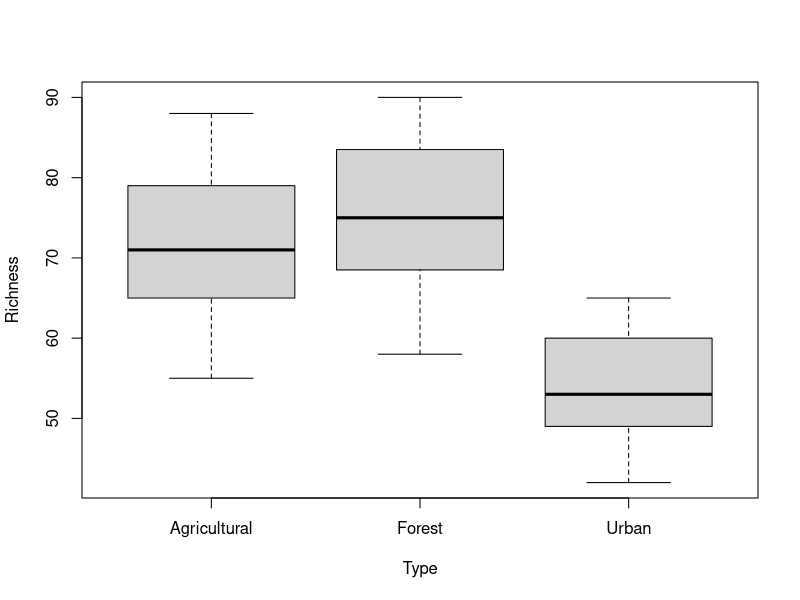
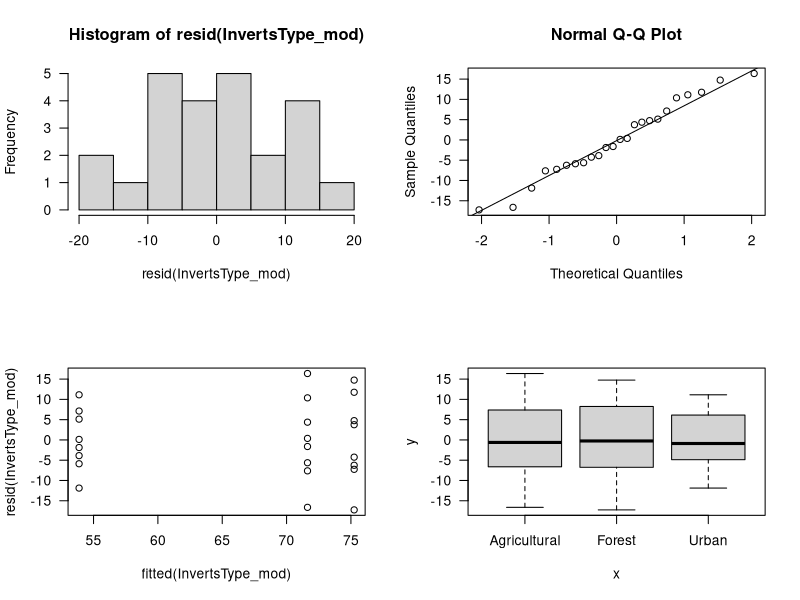
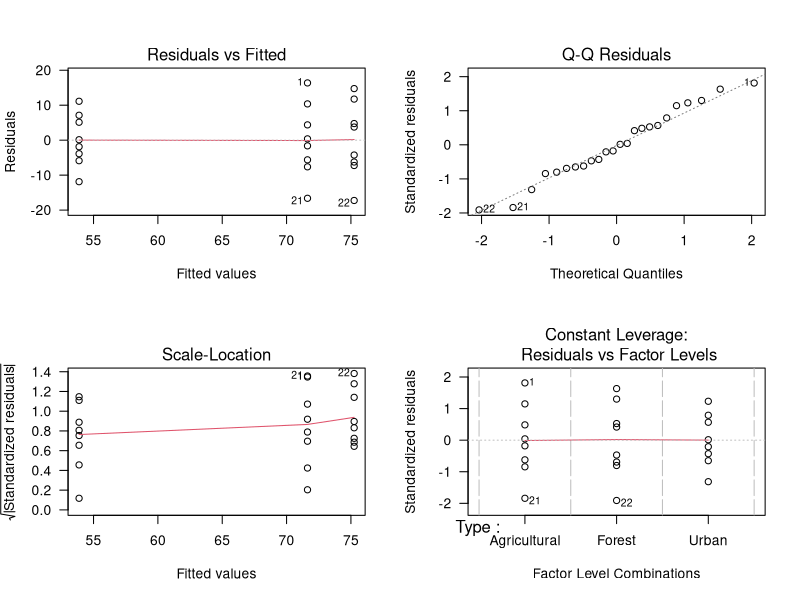
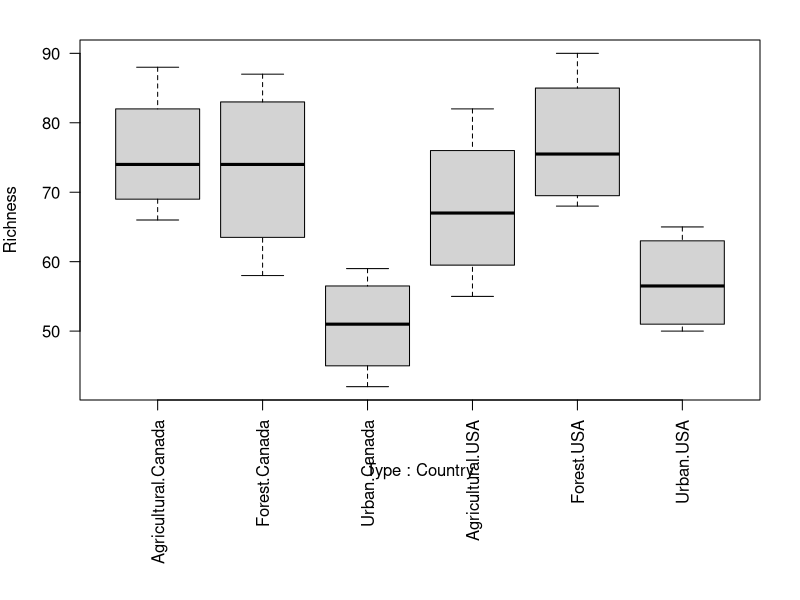
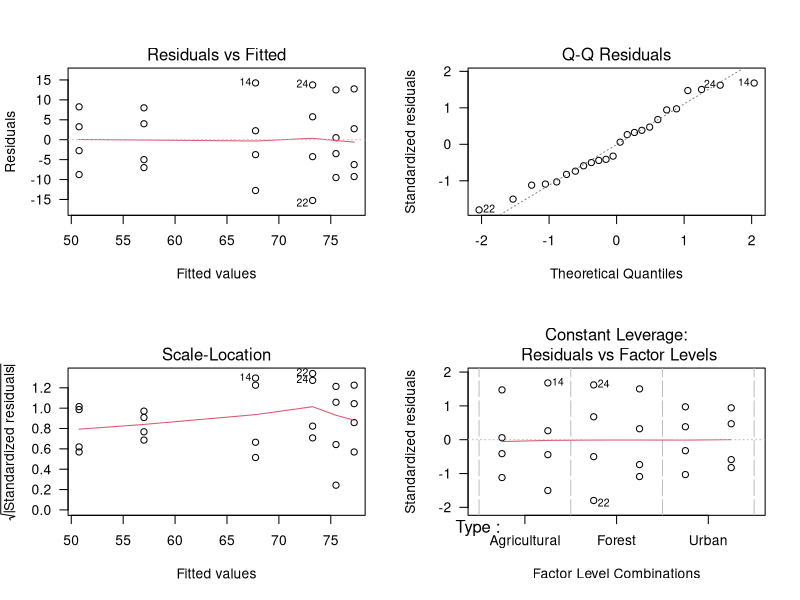

Source code (R) for these figures, in order: (Note: this script raises an error after producing the figures.)
## ---- chunk 1
setwd("~/Documents/R/CREATE_R_Workshop/Lessons_Rmd")

# To output plots as .png figures, run this.

knitr::opts_chunk$set(
  fig.path = "Images/ANOVA/"
)
## ---- chunk 2
## Load packages that would theoretically have been loaded during previous lessons, to allow for functioning as a standalone script
library("dplyr")
library("tidyr")
## ---- chunk 3
# Read in Inverts data (first introduced in functions lesson)
	Inverts <- read.csv(file="../Data/Inverts.csv", stringsAsFactors=TRUE, header=TRUE)
## ---- chunk 4
plot(Richness ~ Type, data=Inverts)
## ---- chunk 5
# Set default values to op to be able to re-set later; 
# set current values to contr.helmert for unordered factors and contr.poly for ordered factors.
op <- options(contrasts = c(unordered="contr.helmert", ordered="contr.poly")) 

# Check contrasts in current settings, if you'd like
options()$contrasts
## ---- chunk 6
InvertsType_mod <- aov(Richness ~ Type, data=Inverts)
## ---- chunk 7
summary(InvertsType_mod)
## ---- chunk 8
par(mfrow=c(2,2))  # Set plot layout
hist(resid(InvertsType_mod), las=1)  # Look at distribution of residuals
qqnorm(resid(InvertsType_mod), las=1)  # Compare distribution of residuals to a normal distribution
qqline(resid(InvertsType_mod))
plot(fitted(InvertsType_mod), resid(InvertsType_mod), las=1)  # Do residuals vary by fitted values?
plot(Inverts$Type, resid(InvertsType_mod), las=1)  # Do the residuals vary by group?
par(mfrow=c(1,1))  # Re-set plot layout
## ---- chunk 9
par(mfrow=c(2,2))  # Set plot layout for 4 plots
plot(InvertsType_mod, las=1)  # Plot residuals for our ANOVA
par(mfrow=c(1,1))  # Re-set plot layout
## ---- chunk 10
TukeyHSD(InvertsType_mod)
## ---- chunk 11
p <- par(mar=c(10,4,2,2))  # Save current parameters & re-set margins to allow for long x-axis labels
boxplot(Richness ~ Type + Country, data=Inverts, las=2)
par(p)  # Reset margins
## ---- chunk 12
Inverts2way_mod <- aov(Richness ~ Type * Country, data=Inverts)
summary(Inverts2way_mod)  # F-test with Type I Sum of Squares (probably not appropriate!)
## ---- chunk 13
# With drop1, the scope argument designates the terms to be dropped; the . means all of them.
drop1(Inverts2way_mod, scope = ~., test="F")  

library("car")
Anova(Inverts2way_mod, type="III")  # Specify Type III SS
## ---- chunk 14
par(mfrow=c(2,2))  # Set plot layout
plot(Inverts2way_mod, las=1)
par(mfrow=c(1,1))  # Re-set plot layout
## ---- chunk 15
library("lsmeans")
# Which Types vary from the others, using a Tukey test?
	cld(lsmeans(Inverts2way_mod, specs="Type"), alpha=0.05, adjust="tukey", Letters=letters) 
